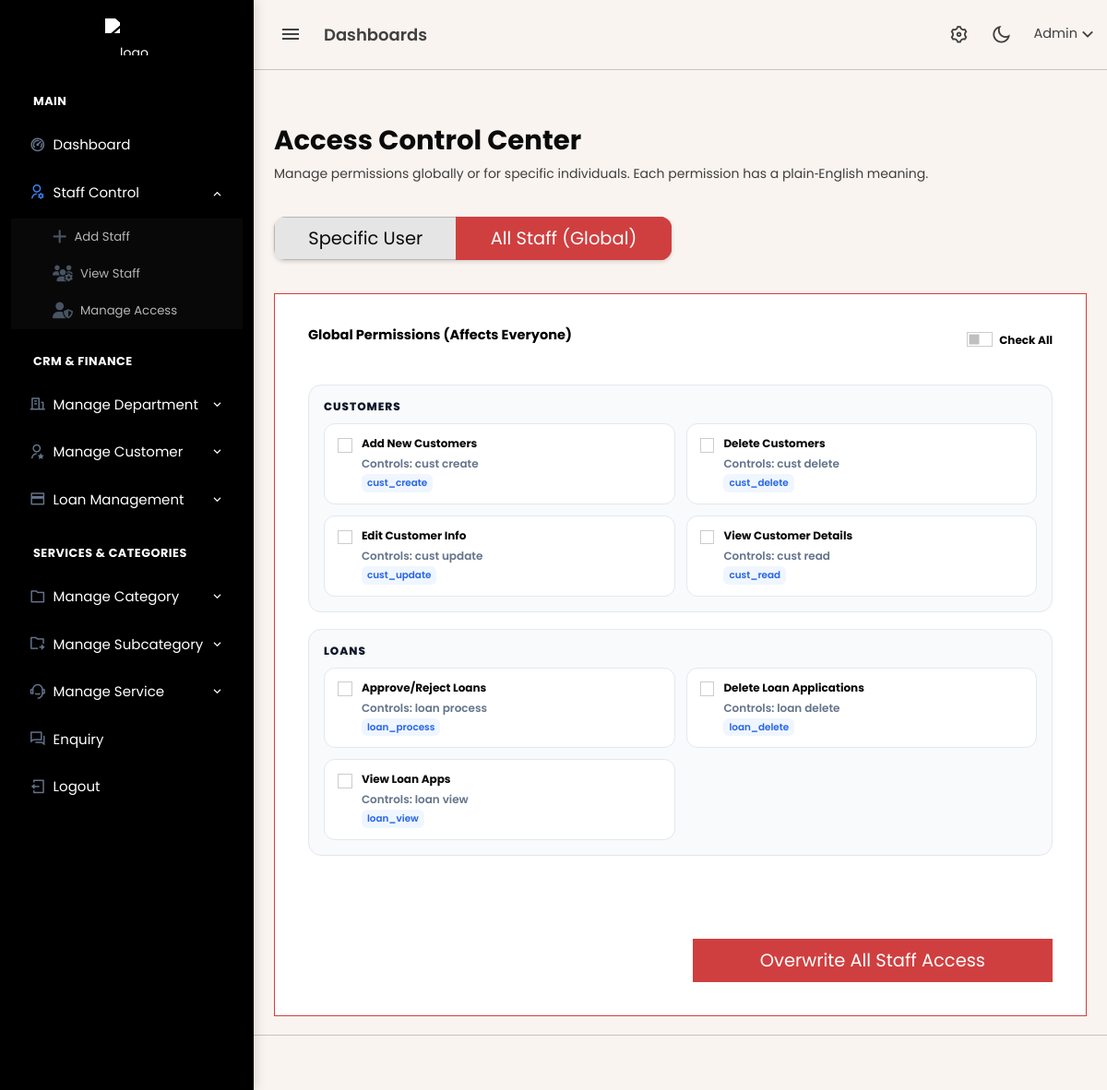
Page /admin/manage_permissions.php?mode=bulk (signed in) on the earlier database version.
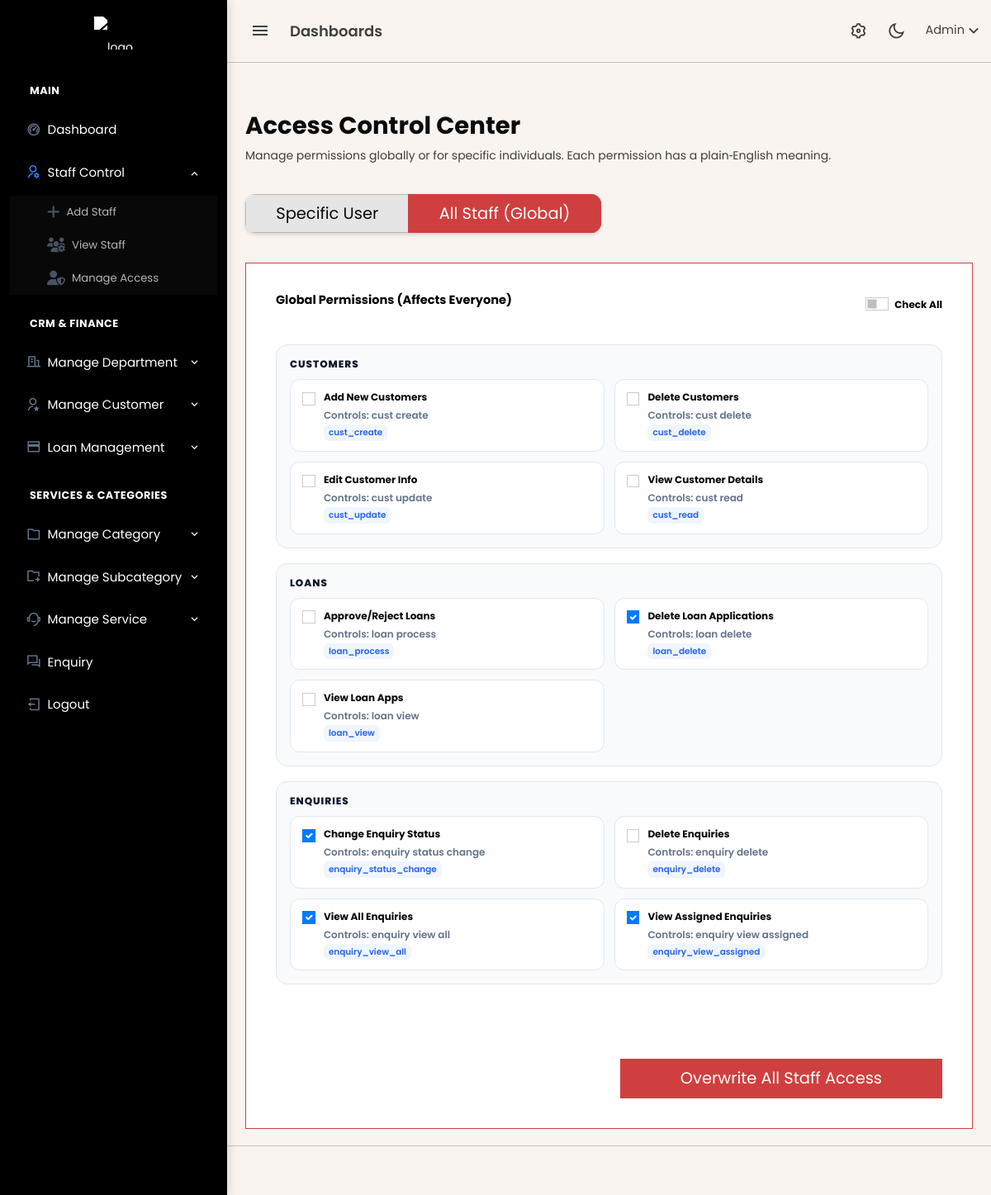
Same page on the later database version.
### tables this page shows
CREATE TABLE `permissions` (
  `id` int(11) NOT NULL,
  `perm_key` varchar(50) NOT NULL,
  `description` varchar(255) DEFAULT NULL
);

### admin/manage_permissions.php (the view, shortened to what this page needs)
<?php
include 'header.php';
$mode = $_GET['mode'] ?? 'individual';
$selected_id = isset($_GET['staff_id']) ? (int)$_GET['staff_id'] : 0;
$current_perms = [];
if ($mode == 'bulk') {
    $res = mysqli_query($conn, "SELECT permission_id FROM role_permissions WHERE role_id = 1");
    while ($row = mysqli_fetch_assoc($res)) {
        $current_perms[] = $row['permission_id'];
    }
}
$all_perms = mysqli_query($conn, "SELECT id, perm_key, description FROM permissions ORDER BY description ASC");
function permissionGroup($perm_key) {
    if (strpos($perm_key, 'cust_') === 0) return 'Customers';
    if (strpos($perm_key, 'loan_') === 0) return 'Loans';
    if (strpos($perm_key, 'enquiry_') === 0) return 'Enquiries';
    return 'Other';
}
$perm_groups = [];
mysqli_data_seek($all_perms, 0);
while ($p = mysqli_fetch_assoc($all_perms)) {
    $group = permissionGroup($p['perm_key']);
    if (!isset($perm_groups[$group])) $perm_groups[$group] = [];
    $perm_groups[$group][] = $p;
}
?>
<?php include 'topbar.php'; ?>
<?php include 'sidebar.php'; ?>
<div class="content-page">
    <div class="content">
        <div class="container-fluid pt-4">
            <div class="mb-4">
                <h2 class="fw-bold text-dark">Access Control Center</h2>
                <p class="text-muted">Manage permissions globally or for specific individuals. Each permission has a plain‑English meaning.</p>
            </div>
            <div class="row mb-4">
                <div class="col-md-6">
                    <div class="btn-group w-100 shadow-sm" style="border-radius: 12px; overflow: hidden;">
                        <a href="?mode=individual" class="btn btn-lg <?= $mode == 'individual' ? 'btn-dark' : 'btn-light border' ?>">Specific User</a>
                        <a href="?mode=bulk" class="btn btn-lg <?= $mode == 'bulk' ? 'btn-danger' : 'btn-light border' ?>">All Staff (Global)</a>
                    </div>
                </div>
            </div>
            <?php if ($mode == 'bulk' || ($mode == 'individual' && $selected_id > 0)): ?>
            <form action="db/update/permission_handler.php" method="POST">
                <div class="card card-modern p-4 <?= $mode == 'bulk' ? 'border-danger' : '' ?>">
                    <div class="d-flex justify-content-between align-items-center mb-4">
                        <h5 class="fw-bold"><?= $mode == 'bulk' ? 'Global Permissions (Affects Everyone)' : 'User Permissions' ?></h5>
                        <div class="form-check form-switch">
                            <input class="form-check-input" type="checkbox" id="selectAll">
                            <label class="form-check-label small fw-bold" for="selectAll">Check All</label>
                        </div>
                    </div>
                    <?php foreach ($perm_groups as $group_name => $perms): ?>
                        <div class="perm-group">
                            <h6><?= htmlspecialchars($group_name) ?></h6>
                            <div class="perm-grid">
                                <?php foreach ($perms as $p): ?>
                                    <label class="perm-item">
                                        <input type="checkbox" name="perms[]" value="<?= $p['id'] ?>" class="form-check-input perm-check" <?= in_array($p['id'], $current_perms) ? 'checked' : '' ?>>
                                        <div>
                                            <div class="fw-bold text-dark small"><?= htmlspecialchars($p['description']) ?></div>
                                            <div class="perm-help">Controls: <?= str_replace('_', ' ', $p['perm_key']) ?></div>
                                            <span class="perm-code"><?= htmlspecialchars($p['perm_key']) ?></span>
                                        </div>
                                    </label>
                                <?php endforeach; ?>
                            </div>
                        </div>
                    <?php endforeach; ?>
                    <div class="mt-5 text-end">
                        <button type="submit" name="save_perms" class="btn <?= $mode == 'bulk' ? 'btn-danger' : 'btn-submit-pro' ?> btn-lg px-5">
                            <?= $mode == 'bulk' ? 'Overwrite All Staff Access' : 'Update User Access' ?>
                        </button>
                    </div>
                </div>
            </form>
            <?php endif; ?>
        </div>
    </div>
</div>
<?php include 'footer.php'; ?>

Differences in the rows shown:
computed for permissions "Delete Loan Applications": id "☐" → "☑"
added permissions: id "☑", description "Change Enquiry Status", perm_key "enquiry status change", perm_key "enquiry_status_change", shown under "ENQUIRIES"
added permissions: description "Delete Enquiries", perm_key "enquiry delete", perm_key "enquiry_delete", shown under "ENQUIRIES"
added permissions: id "☑", description "View All Enquiries", perm_key "enquiry view all", perm_key "enquiry_view_all", shown under "ENQUIRIES"
added permissions: id "☑", description "View Assigned Enquiries", perm_key "enquiry view assigned", perm_key "enquiry_view_assigned", shown under "ENQUIRIES"
Other differences:
new list line: "ENQUIRIES"
